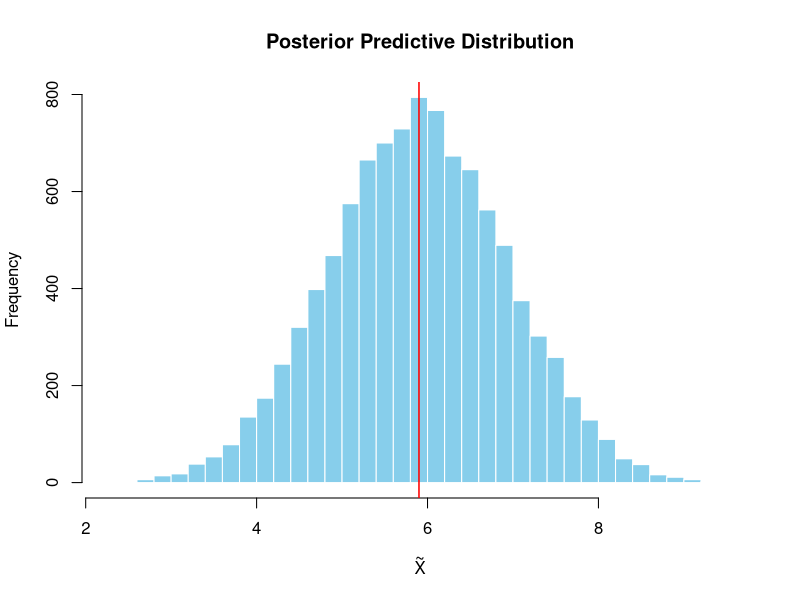

Recreate this plot in R.
set.seed(123)

# Observed data
x <- c(5,6,7,5,6,6,7,5,6,6)
n <- length(x)
x_bar <- mean(x)
sigma2 <- 1
sigma <- sqrt(sigma2)

# Hyperpriors
mu0 <- 0
sigma_mu <- 100
scale_tau <- 5  # Half-Cauchy scale

# Number of Monte Carlo samples
n_sims <- 10000

# 1. Sample tau from Half-Cauchy
tau <- abs(rcauchy(n_sims, location = 0, scale = scale_tau))
tau2 <- tau^2

# 2. Sample mu from posterior conditional on tau and the data (marginalising theta)
# Xbar | mu, tau2 ~ N(mu, tau2 + sigma2/n)
mu_post_var <- 1 / ( 1/(tau2 + sigma2/n) + 1/sigma_mu^2 )
mu_post_mean <- mu_post_var * ( x_bar/(tau2 + sigma2/n) + mu0/sigma_mu^2 )
mu <- rnorm(n_sims, mean = mu_post_mean, sd = sqrt(mu_post_var))

# 3. Sample theta from its posterior given mu and tau2
theta_post_var <- 1 / ( n/sigma2 + 1/tau2 )
theta_post_mean <- theta_post_var * ( n*x_bar/sigma2 + mu/tau2 )
theta_samples <- rnorm(n_sims, mean = theta_post_mean, sd = sqrt(theta_post_var))

# 4. Posterior predictive samples
x_tilde_samples <- rnorm(n_sims, mean = theta_samples, sd = sigma)

# Posterior summaries
cat("Posterior mean of theta:         ", mean(theta_samples), "\n")
cat("Posterior SD of theta:           ", sd(theta_samples), "\n")
cat("Posterior predictive mean of ~X:  ", mean(x_tilde_samples), "\n")
cat("Posterior predictive SD of ~X:    ", sd(x_tilde_samples), "\n")
cat("Posterior mean of tau:           ", mean(tau), "\n")
cat("Posterior SD of tau:             ", sd(tau), "\n")

# Plot: single histogram + vertical lines + legend
hist(x_tilde_samples, breaks = 50,
     main = "Posterior Predictive Distribution",
     xlab = expression(tilde(X)),
     col = "skyblue", border = "white",
     xlim = range(c(x, x_tilde_samples)))

# add lines:
#abline(v = mean(x_tilde_samples), col = "red", lwd = 2)            # posterior predictive mean
#abline(v = mean(theta_samples), col = "darkgreen", lwd = 2, lty = 2) # posterior mean of theta
abline(v = x_bar, col = "red", lwd = 1.5)               # observed sample mean
